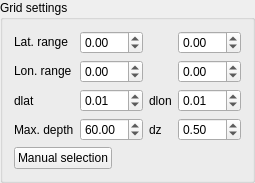
               <widget class="QGroupBox" name="groupBox_7">
                <property name="title">
                 <string>Grid settings</string>
                </property>
                <layout class="QVBoxLayout" name="verticalLayout_6">
                 <item>
                  <layout class="QVBoxLayout" name="verticalLayout_7">
                   <item>
                    <layout class="QGridLayout" name="gridLayout">
                     <item row="3" column="3">
                      <widget class="QDoubleSpinBox" name="doubleSpinBox_13">
                       <property name="sizePolicy">
                        <sizepolicy hsizetype="Fixed" vsizetype="Fixed">
                         <horstretch>0</horstretch>
                         <verstretch>0</verstretch>
                        </sizepolicy>
                       </property>
                       <property name="maximumSize">
                        <size>
                         <width>63</width>
                         <height>16777215</height>
                        </size>
                       </property>
                       <property name="singleStep">
                        <double>0.010000000000000</double>
                       </property>
                       <property name="value">
                        <double>0.010000000000000</double>
                       </property>
                      </widget>
                     </item>
                     <item row="1" column="1">
                      <widget class="QDoubleSpinBox" name="doubleSpinBox_9">
                       <property name="sizePolicy">
                        <sizepolicy hsizetype="Fixed" vsizetype="Fixed">
                         <horstretch>0</horstretch>
                         <verstretch>0</verstretch>
                        </sizepolicy>
                       </property>
                       <property name="maximumSize">
                        <size>
                         <width>63</width>
                         <height>16777215</height>
                        </size>
                       </property>
                       <property name="minimum">
                        <double>-90.000000000000000</double>
                       </property>
                       <property name="maximum">
                        <double>90.000000000000000</double>
                       </property>
                       <property name="singleStep">
                        <double>0.010000000000000</double>
                       </property>
                      </widget>
                     </item>
                     <item row="3" column="2">
                      <widget class="QLabel" name="label_20">
                       <property name="sizePolicy">
                        <sizepolicy hsizetype="Fixed" vsizetype="Preferred">
                         <horstretch>0</horstretch>
                         <verstretch>0</verstretch>
                        </sizepolicy>
                       </property>
                       <property name="text">
                        <string>dlon</string>
                       </property>
                      </widget>
                     </item>
                     <item row="4" column="2">
                      <widget class="QLabel" name="label_21">
                       <property name="sizePolicy">
                        <sizepolicy hsizetype="Fixed" vsizetype="Preferred">
                         <horstretch>0</horstretch>
                         <verstretch>0</verstretch>
                        </sizepolicy>
                       </property>
                       <property name="text">
                        <string>dz</string>
                       </property>
                      </widget>
                     </item>
                     <item row="3" column="1">
                      <widget class="QDoubleSpinBox" name="doubleSpinBox_14">
                       <property name="sizePolicy">
                        <sizepolicy hsizetype="Fixed" vsizetype="Fixed">
                         <horstretch>0</horstretch>
                         <verstretch>0</verstretch>
                        </sizepolicy>
                       </property>
                       <property name="maximumSize">
                        <size>
                         <width>63</width>
                         <height>16777215</height>
                        </size>
                       </property>
                       <property name="singleStep">
                        <double>0.010000000000000</double>
                       </property>
                       <property name="value">
                        <double>0.010000000000000</double>
                       </property>
                      </widget>
                     </item>
                     <item row="2" column="1">
                      <widget class="QDoubleSpinBox" name="doubleSpinBox_11">
                       <property name="sizePolicy">
                        <sizepolicy hsizetype="Fixed" vsizetype="Fixed">
                         <horstretch>0</horstretch>
                         <verstretch>0</verstretch>
                        </sizepolicy>
                       </property>
                       <property name="maximumSize">
                        <size>
                         <width>63</width>
                         <height>16777215</height>
                        </size>
                       </property>
                       <property name="minimum">
                        <double>-180.000000000000000</double>
                       </property>
                       <property name="maximum">
                        <double>180.000000000000000</double>
                       </property>
                       <property name="singleStep">
                        <double>0.010000000000000</double>
                       </property>
                       <property name="value">
                        <double>0.000000000000000</double>
                       </property>
                      </widget>
                     </item>
                     <item row="1" column="3">
                      <widget class="QDoubleSpinBox" name="doubleSpinBox_10">
                       <property name="sizePolicy">
                        <sizepolicy hsizetype="Fixed" vsizetype="Fixed">
                         <horstretch>0</horstretch>
                         <verstretch>0</verstretch>
                        </sizepolicy>
                       </property>
                       <property name="maximumSize">
                        <size>
                         <width>63</width>
                         <height>16777215</height>
                        </size>
                       </property>
                       <property name="minimum">
                        <double>-90.000000000000000</double>
                       </property>
                       <property name="maximum">
                        <double>90.000000000000000</double>
                       </property>
                       <property name="singleStep">
                        <double>0.010000000000000</double>
                       </property>
                       <property name="value">
                        <double>0.000000000000000</double>
                       </property>
                      </widget>
                     </item>
                     <item row="1" column="0">
                      <widget class="QLabel" name="label_16">
                       <property name="sizePolicy">
                        <sizepolicy hsizetype="Fixed" vsizetype="Fixed">
                         <horstretch>0</horstretch>
                         <verstretch>0</verstretch>
                        </sizepolicy>
                       </property>
                       <property name="text">
                        <string>Lat. range</string>
                       </property>
                      </widget>
                     </item>
                     <item row="4" column="1">
                      <widget class="QDoubleSpinBox" name="doubleSpinBox_16">
                       <property name="sizePolicy">
                        <sizepolicy hsizetype="Fixed" vsizetype="Fixed">
                         <horstretch>0</horstretch>
                         <verstretch>0</verstretch>
                        </sizepolicy>
                       </property>
                       <property name="maximumSize">
                        <size>
                         <width>63</width>
                         <height>16777215</height>
                        </size>
                       </property>
                       <property name="value">
                        <double>60.000000000000000</double>
                       </property>
                      </widget>
                     </item>
                     <item row="2" column="0">
                      <widget class="QLabel" name="label_17">
                       <property name="sizePolicy">
                        <sizepolicy hsizetype="Fixed" vsizetype="Fixed">
                         <horstretch>0</horstretch>
                         <verstretch>0</verstretch>
                        </sizepolicy>
                       </property>
                       <property name="text">
                        <string>Lon. range</string>
                       </property>
                      </widget>
                     </item>
                     <item row="2" column="3">
                      <widget class="QDoubleSpinBox" name="doubleSpinBox_12">
                       <property name="sizePolicy">
                        <sizepolicy hsizetype="Fixed" vsizetype="Fixed">
                         <horstretch>0</horstretch>
                         <verstretch>0</verstretch>
                        </sizepolicy>
                       </property>
                       <property name="maximumSize">
                        <size>
                         <width>63</width>
                         <height>16777215</height>
                        </size>
                       </property>
                       <property name="minimum">
                        <double>-180.000000000000000</double>
                       </property>
                       <property name="maximum">
                        <double>180.000000000000000</double>
                       </property>
                       <property name="singleStep">
                        <double>0.010000000000000</double>
                       </property>
                      </widget>
                     </item>
                     <item row="4" column="3">
                      <widget class="QDoubleSpinBox" name="doubleSpinBox_15">
                       <property name="sizePolicy">
                        <sizepolicy hsizetype="Fixed" vsizetype="Fixed">
                         <horstretch>0</horstretch>
                         <verstretch>0</verstretch>
                        </sizepolicy>
                       </property>
                       <property name="maximumSize">
                        <size>
                         <width>63</width>
                         <height>16777215</height>
                        </size>
                       </property>
                       <property name="minimum">
                        <double>0.010000000000000</double>
                       </property>
                       <property name="maximum">
                        <double>1.000000000000000</double>
                       </property>
                       <property name="value">
                        <double>0.500000000000000</double>
                       </property>
                      </widget>
                     </item>
                     <item row="4" column="0">
                      <widget class="QLabel" name="label_18">
                       <property name="sizePolicy">
                        <sizepolicy hsizetype="Fixed" vsizetype="Preferred">
                         <horstretch>0</horstretch>
                         <verstretch>0</verstretch>
                        </sizepolicy>
                       </property>
                       <property name="text">
                        <string>Max. depth</string>
                       </property>
                      </widget>
                     </item>
                     <item row="3" column="0">
                      <widget class="QLabel" name="label_19">
                       <property name="sizePolicy">
                        <sizepolicy hsizetype="Fixed" vsizetype="Preferred">
                         <horstretch>0</horstretch>
                         <verstretch>0</verstretch>
                        </sizepolicy>
                       </property>
                       <property name="text">
                        <string>dlat</string>
                       </property>
                      </widget>
                     </item>
                    </layout>
                   </item>
                   <item>
                    <widget class="QPushButton" name="pushButton_11">
                     <property name="sizePolicy">
                      <sizepolicy hsizetype="Fixed" vsizetype="Fixed">
                       <horstretch>0</horstretch>
                       <verstretch>0</verstretch>
                      </sizepolicy>
                     </property>
                     <property name="text">
                      <string>Manual selection</string>
                     </property>
                     <property name="checkable">
                      <bool>true</bool>
                     </property>
                    </widget>
                   </item>
                  </layout>
                 </item>
                </layout>
               </widget>
